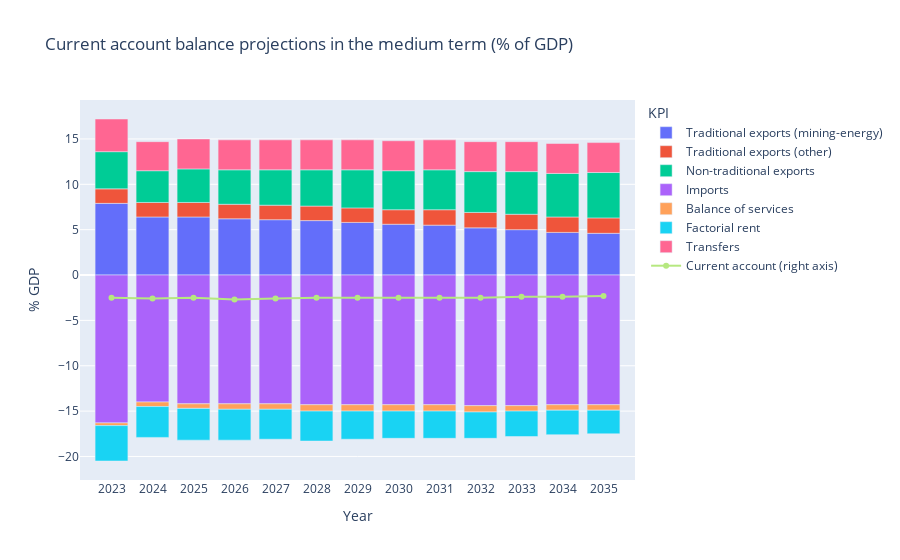

Source (notebook cell):
### Code cell
import plotly.express as px
import plotly.graph_objects as go
from plotly.offline import plot, iplot, init_notebook_mode
init_notebook_mode(connected=True)

fig = px.bar(data_g33_graph[data_g33_graph.KPI != "Current account (right axis)"], x="Year", y="% GDP", color="KPI", title="Current account balance projections in the medium term (% of GDP)")
fig.add_trace(go.Scatter(x=data_g33_graph[data_g33_graph.KPI == "Current account (right axis)"]['Year'], 
                         y=data_g33_graph[data_g33_graph.KPI == "Current account (right axis)"]['% GDP'], 
                         name="Current account (right axis)",
                        text=data_g33_graph[data_g33_graph.KPI == "Current account (right axis)"]['% GDP']))


fig.show()
fig.write_html('./G33.html')

### Figure 1 — Plotly figure (JSON) as saved in the notebook; plotly's stock layout.template omitted (floating-point values rounded to 4 significant figures)
{"data": [{"alignmentgroup": "True", "hovertemplate": "KPI=Traditional exports (mining-energy)<br>Year=%{x}<br>% GDP=%{y}<extra></extra>", "legendgroup": "Traditional exports (mining-energy)", "marker": {"color": "#636efa", "pattern": {"shape": ""}}, "name": "Traditional exports (mining-energy)", "offsetgroup": "Traditional exports (mining-energy)", "orientation": "v", "showlegend": true, "textposition": "auto", "type": "bar", "x": ["2023", "2024", "2025", "2026", "2027", "2028", "2029", "2030", "2031", "2032", "2033", "2034", "2035"], "xaxis": "x", "y": [7.9, 6.4, 6.4, 6.2, 6.1, 6, 5.8, 5.6, 5.5, 5.2, 5, 4.7, 4.6], "yaxis": "y"}, {"alignmentgroup": "True", "hovertemplate": "KPI=Traditional exports (other)<br>Year=%{x}<br>% GDP=%{y}<extra></extra>", "legendgroup": "Traditional exports (other)", "marker": {"color": "#EF553B", "pattern": {"shape": ""}}, "name": "Traditional exports (other)", "offsetgroup": "Traditional exports (other)", "orientation": "v", "showlegend": true, "textposition": "auto", "type": "bar", "x": ["2023", "2024", "2025", "2026", "2027", "2028", "2029", "2030", "2031", "2032", "2033", "2034", "2035"], "xaxis": "x", "y": [1.6, 1.6, 1.6, 1.6, 1.6, 1.6, 1.6, 1.6, 1.7, 1.7, 1.7, 1.7, 1.7], "yaxis": "y"}, {"alignmentgroup": "True", "hovertemplate": "KPI=Non-traditional exports<br>Year=%{x}<br>% GDP=%{y}<extra></extra>", "legendgroup": "Non-traditional exports", "marker": {"color": "#00cc96", "pattern": {"shape": ""}}, "name": "Non-traditional exports", "offsetgroup": "Non-traditional exports", "orientation": "v", "showlegend": true, "textposition": "auto", "type": "bar", "x": ["2023", "2024", "2025", "2026", "2027", "2028", "2029", "2030", "2031", "2032", "2033", "2034", "2035"], "xaxis": "x", "y": [4.1, 3.5, 3.7, 3.8, 3.9, 4, 4.2, 4.3, 4.4, 4.5, 4.7, 4.8, 5], "yaxis": "y"}, {"alignmentgroup": "True", "hovertemplate": "KPI=Imports<br>Year=%{x}<br>% GDP=%{y}<extra></extra>", "legendgroup": "Imports", "marker": {"color": "#ab63fa", "pattern": {"shape": ""}}, "name": "Imports", "offsetgroup": "Imports", "orientation": "v", "showlegend": true, "textposition": "auto", "type": "bar", "x": ["2023", "2024", "2025", "2026", "2027", "2028", "2029", "2030", "2031", "2032", "2033", "2034", "2035"], "xaxis": "x", "y": [-16.3, -14, -14.2, -14.2, -14.2, -14.3, -14.3, -14.3, -14.3, -14.4, -14.4, -14.3, -14.3], "yaxis": "y"}, {"alignmentgroup": "True", "hovertemplate": "KPI=Balance of services<br>Year=%{x}<br>% GDP=%{y}<extra></extra>", "legendgroup": "Balance of services", "marker": {"color": "#FFA15A", "pattern": {"shape": ""}}, "name": "Balance of services", "offsetgroup": "Balance of services", "orientation": "v", "showlegend": true, "textposition": "auto", "type": "bar", "x": ["2023", "2024", "2025", "2026", "2027", "2028", "2029", "2030", "2031", "2032", "2033", "2034", "2035"], "xaxis": "x", "y": [-0.3, -0.5, -0.5, -0.6, -0.6, -0.7, -0.7, -0.7, -0.7, -0.7, -0.6, -0.6, -0.6], "yaxis": "y"}, {"alignmentgroup": "True", "hovertemplate": "KPI=Factorial rent<br>Year=%{x}<br>% GDP=%{y}<extra></extra>", "legendgroup": "Factorial rent", "marker": {"color": "#19d3f3", "pattern": {"shape": ""}}, "name": "Factorial rent", "offsetgroup": "Factorial rent", "orientation": "v", "showlegend": true, "textposition": "auto", "type": "bar", "x": ["2023", "2024", "2025", "2026", "2027", "2028", "2029", "2030", "2031", "2032", "2033", "2034", "2035"], "xaxis": "x", "y": [-3.9, -3.4, -3.5, -3.4, -3.3, -3.3, -3.1, -3, -3, -2.9, -2.8, -2.7, -2.6], "yaxis": "y"}, {"alignmentgroup": "True", "hovertemplate": "KPI=Transfers<br>Year=%{x}<br>% GDP=%{y}<extra></extra>", "legendgroup": "Transfers", "marker": {"color": "#FF6692", "pattern": {"shape": ""}}, "name": "Transfers", "offsetgroup": "Transfers", "orientation": "v", "showlegend": true, "textposition": "auto", "type": "bar", "x": ["2023", "2024", "2025", "2026", "2027", "2028", "2029", "2030", "2031", "2032", "2033", "2034", "2035"], "xaxis": "x", "y": [3.6, 3.2, 3.3, 3.3, 3.3, 3.3, 3.3, 3.3, 3.3, 3.3, 3.3, 3.3, 3.3], "yaxis": "y"}, {"name": "Current account (right axis)", "text": [-2.5, -2.6, -2.5, -2.7, -2.6, -2.5, -2.5, -2.5, -2.5, -2.5, -2.4, -2.4, -2.3], "type": "scatter", "x": ["2023", "2024", "2025", "2026", "2027", "2028", "2029", "2030", "2031", "2032", "2033", "2034", "2035"], "y": [-2.5, -2.6, -2.5, -2.7, -2.6, -2.5, -2.5, -2.5, -2.5, -2.5, -2.4, -2.4, -2.3]}], "layout": {"autosize": true, "barmode": "relative", "legend": {"title": {"text": "KPI"}, "tracegroupgap": 0}, "title": {"text": "Current account balance projections in the medium term (% of GDP)"}, "xaxis": {"anchor": "y", "autorange": true, "domain": [0, 1], "range": [-0.7422, 12.74], "title": {"text": "Year"}, "type": "category"}, "yaxis": {"anchor": "x", "autorange": true, "domain": [0, 1], "range": [-22.59, 19.29], "title": {"text": "% GDP"}, "type": "linear"}}}
